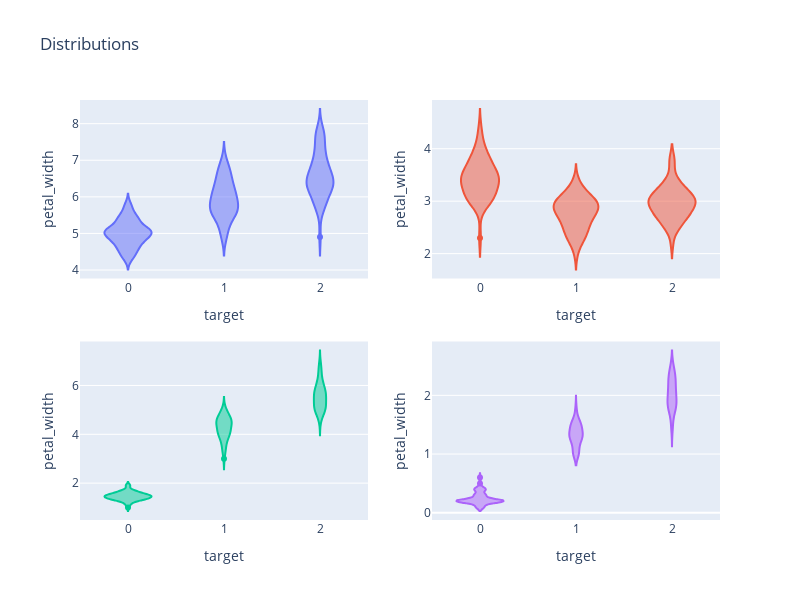

Here is the notebook cell this chart was saved with:
### Code cell
from plotly.subplots import make_subplots
import plotly.graph_objects as go

fig = make_subplots(rows=2, cols=2)

fig.add_trace(
    go.Violin(x=df["target"], y=df["sepal_length"]),
    row=1, col=1
)

fig.add_trace(
    go.Violin(x=df["target"], y=df["sepal_width"]),
    row=1, col=2
)

fig.add_trace(
    go.Violin(x=df["target"], y=df["petal_length"]),
    row=2, col=1
)

fig.add_trace(
    go.Violin(x=df["target"], y=df["petal_width"]),
    
    row=2, col=2
)

fig.update_xaxes(title_text="target", row=1, col=1)
fig.update_yaxes(title_text="sepal_length")

fig.update_xaxes(title_text="target", row=1, col=2)
fig.update_yaxes(title_text="sepal_width")

fig.update_xaxes(title_text="target", row=2, col=1)
fig.update_yaxes(title_text="petal_length")

fig.update_xaxes(title_text="target", row=2, col=2)
fig.update_yaxes(title_text="petal_width")

fig.update_layout(height=600, width=800, title_text="Distributions", showlegend=False)
fig.show()

### Figure 1 — Plotly figure (JSON) as saved in the notebook; plotly's stock layout.template omitted (floating-point values rounded to 4 significant figures; data arrays with more than 128 entries replaced by an {"elided": "..."} marker saying what was removed)
{"data": [{"type": "violin", "x": {"elided": "150 int values"}, "xaxis": "x", "y": {"elided": "150 float values"}, "yaxis": "y"}, {"type": "violin", "x": {"elided": "150 int values"}, "xaxis": "x2", "y": {"elided": "150 float values"}, "yaxis": "y2"}, {"type": "violin", "x": {"elided": "150 int values"}, "xaxis": "x3", "y": {"elided": "150 float values"}, "yaxis": "y3"}, {"type": "violin", "x": {"elided": "150 int values"}, "xaxis": "x4", "y": {"elided": "150 float values"}, "yaxis": "y4"}], "layout": {"height": 600, "showlegend": false, "title": {"text": "Distributions"}, "width": 800, "xaxis": {"anchor": "y", "domain": [0, 0.45], "title": {"text": "target"}}, "xaxis2": {"anchor": "y2", "domain": [0.55, 1], "title": {"text": "target"}}, "xaxis3": {"anchor": "y3", "domain": [0, 0.45], "title": {"text": "target"}}, "xaxis4": {"anchor": "y4", "domain": [0.55, 1], "title": {"text": "target"}}, "yaxis": {"anchor": "x", "domain": [0.575, 1], "title": {"text": "petal_width"}}, "yaxis2": {"anchor": "x2", "domain": [0.575, 1], "title": {"text": "petal_width"}}, "yaxis3": {"anchor": "x3", "domain": [0, 0.425], "title": {"text": "petal_width"}}, "yaxis4": {"anchor": "x4", "domain": [0, 0.425], "title": {"text": "petal_width"}}}}
